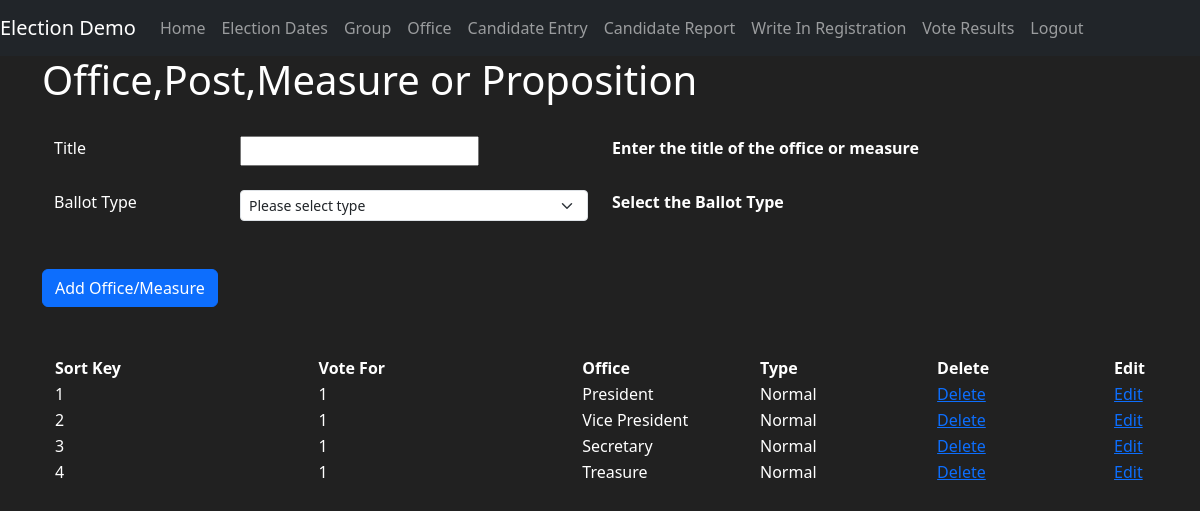
Screenshot of /office (signed in) with the database file from the repository.
### election1/models.py (models this page shows, shortened)
class Office(db.Model):
    id_office = db.Column(db.Integer, primary_key=True)
    office_title = db.Column(db.String(length=45), nullable=False, unique=True)
    office_vote_for = db.Column(db.Integer, default=1, nullable=False)
    sortkey = db.Column(db.Integer, nullable=False, unique=True)
    office_measure = db.Column(db.String(length=255), nullable=True)
    creation_datetime = db.Column(db.DateTime, default=datetime.now, nullable=False)
    id_ballot_type = db.Column(db.Integer, db.ForeignKey('ballot_type.id_ballot_type'), nullable=False)
    candidates = db.relationship('Candidate', cascade="all, delete-orphan", backref='office')

class BallotType(db.Model):
    id_ballot_type = db.Column(db.Integer, primary_key=True)
    ballot_type_name = db.Column(db.String(length=45), nullable=False, unique=True)
    creation_datetime = db.Column(db.DateTime, default=datetime.now, nullable=False)
    offices = db.relationship('Office', backref='ballot_type', cascade="all, delete-orphan")
    @classmethod
    def get_all_ballot_types_sorted_by_name(cls):
        return tuple((c.id_ballot_type, c.ballot_type_name) for c in cls.query.order_by(cls.id_ballot_type).all())

### election1/office/view.py (the view, shortened to what this page needs)
@office.route('/office', methods=['POST', 'GET'])
def office_view():
    logger.info('user ' + str(current_user.user_so_name) + " has entered office page")
    if Dates.check_dates() is False:
        flash('Please set the Election Dates before adding an office', category='danger')
        return redirect(url_for('mains.homepage'))
    if Dates.after_start_date():
        flash('You cannot add, delete or edit an office after the voting start time or Election Dates are '
              'empty', category='danger')
        return redirect(url_for('mains.homepage'))
    office_form = OfficeForm()
    office_form, offices = prepare_office_form()
    return render_template('office.html', form=office_form, offices=offices)

### election1/office/form.py
class OfficeForm(FlaskForm):
    office_title = StringField(label='Title', validators=[Length(min=2, max=30), DataRequired()])
    office_vote_for = IntegerField(label='Vote For', default=1)
    sortkey = IntegerField(label='Sort Key', default=None, validators=[DataRequired()])
    ballot_type = SelectField('Ballot Type', choices=[], validators=[DataRequired()])
    office_measure = TextAreaField(label='Measure', validators=[Length(max=256)])
    submit = SubmitField(label='submit')

### election1/__init__.py (called while the page is built)
def config_manager(manager):
    manager.login_message = "You are not logged in to your account."
    manager.login_message_category = "info"
    @manager.user_loader
    def user_loader(xid):
        user = User.query.get(int(xid))
        if user is None:
            return None
        return user

### election1/models.py (called while the page is built)
    @classmethod
    def after_start_date(cls):
        date = cls.query.first()
        if date:
            start_date_time = datetime.fromtimestamp(date.start_date_time)
            current_date_time = datetime.now()
            return current_date_time > start_date_time
        return False

    @classmethod
    def check_dates(cls):
        date = cls.query.first()
        return date is not None

### election1/office/view.py (called while the page is built)
@office.before_request
def check_session_timeout():
    if not session_check():
        home = current_app.config['HOME']
        error = 'idle timeout '
        return render_template('session_timeout.html', error=error, home=home)
    return None  # Explicitly return None to indicate the request should proceed

def prepare_office_form():
    office_form = OfficeForm()
    office_form.office_title.data = None
    office_form.office_vote_for.data = None
    office_form.sortkey.data = None
    office_form.ballot_type.choices = BallotType.get_all_ballot_types_sorted_by_name()
    offices = Office.query.options(joinedload(Office.ballot_type)).order_by(Office.sortkey).all()
    return office_form, offices

### election1/utils.py (called while the page is built, shortened)
def session_check():
    session.permanent = True
    idle_timeout = current_app.config['MYTIMEOUT'].total_seconds()
    session.modified = True
    current_date_time = datetime.now()
    session['last_activity'] = current_date_time.strftime("%Y-%m-%d %H:%M:%S")
    return True

### election1/templates/office.html (shortened to what this page needs)
{% extends 'base.html' %}
{% block content %}
  <div class="container">
    <h1> Office,Post,Measure or Proposition</h1>
    <br>
    <form method="post" style="color:white" autocomplete="off">
      <div class="container">
        <div class="row">
          <div class="col-2">
            {{ form.office_title.label() }}
          </div>
          <div class="col-lg-4">
            {{ form.office_title() }}
          </div>
          <div class="col-6">
            <b> Enter the title of the office or measure </b>
          </div>
        </div>
      </div>
      <br>
      <div class="container">
        <div class="row">
          <div class="col-2">
            {{ form.ballot_type.label() }}
          </div>
          <div class="col-lg-4">
            <select class="form-select form-select-sm" aria-label=".form-select-sm example" name="ballot_type"
                    hx-get="/office/get-ballot-type{{ ballot_type_id }}"
                    hx-target="#measure"
                    hx-trigger="change">
              <option selected>Please select type</option>
            </select>
          </div>
          <div class="col-6">
            <b> Select the Ballot Type </b>
          </div>
        </div>
      </div>
      <br>
      <br>
      <div class="col-2 d-grid gap-2 d-sm-block">
        {{ form.submit(type="submit",value='Add Office/Measure', class="btn   btn-primary") }}
      </div>
      <br><br>
    </form>
    <div class="container">
      <table class="table-dark">
        <thead>
        <tr>
          <th class="col-3"> Sort Key</th>
          <th class="col-3"> Vote For</th>
          <th class="col-2"> Office</th>
          <th class="col-2"> Type</th>
          <th class="col-2"> Delete</th>
          <th class="col-2"> Edit</th>
        </tr>
        </thead>
        <tbody>
        {% for office in offices %}
          <tr>
            <td>{{ office.sortkey }}</td>
            <td>{{ office.office_vote_for }}</td>
            <td>{{ office.office_title }}</td>
            <td>{{ office.ballot_type.ballot_type_name }}</td>
            <td><a href="{{ url_for('office.deleteoffice',xid=office.id_office) }}">Delete</a></td>
            <td><a href="{{ url_for('office.updateoffice',xid=office.id_office) }}">Edit</a></td>
          </tr>
        {% endfor %}
        </tbody>
      </table>
    </div>
  </div>
{% endblock %}

### election1/templates/base.html (style rules this page uses)
body { background-color: #212121; color: white }

### rows the page displays
Office: sortkey "1", office_vote_for "1", office_title "President", ballot_type.ballot_type_name "Normal"
Office: sortkey "2", office_vote_for "1", office_title "Vice President", ballot_type.ballot_type_name "Normal"
Office: sortkey "3", office_vote_for "1", office_title "Secretary", ballot_type.ballot_type_name "Normal"
Office: sortkey "4", office_vote_for "1", office_title "Treasure", ballot_type.ballot_type_name "Normal"
